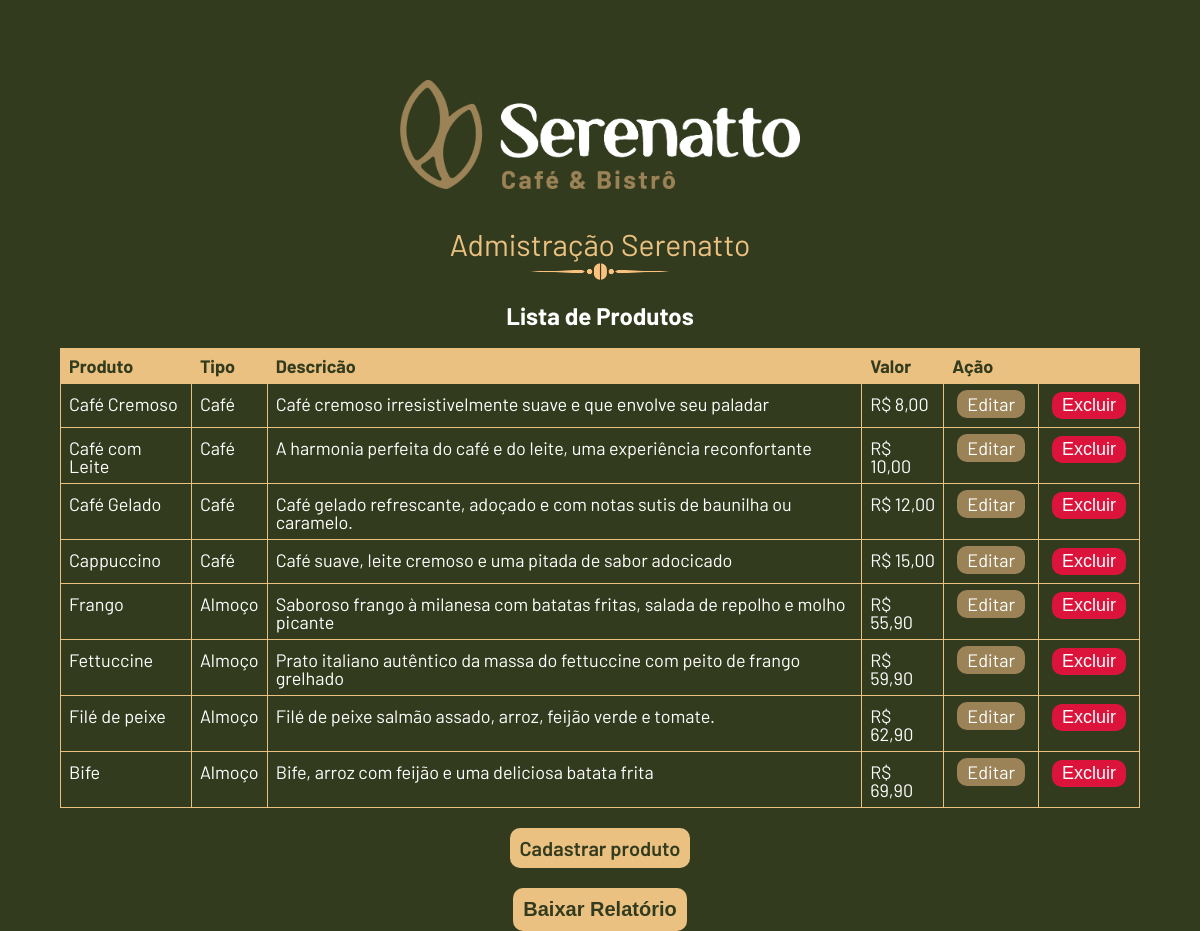
The page /Serenatto/admin.php on the database its author committed.
### tables this page shows
CREATE TABLE `products` (
  `idProduct` int NOT NULL AUTO_INCREMENT,
  `type` varchar(45) NOT NULL,
  `title` varchar(45) NOT NULL,
  `description` varchar(90) NOT NULL,
  `img` varchar(80) NOT NULL,
  `price` decimal(5,2) NOT NULL,
  PRIMARY KEY (`idProduct`)
);

### Serenatto/src/Infrastructure/Repository/ProductRepository.php (called while the page is built, shortened)
<?php
class ProductRepository
{
    private PDO $pdoConnection;
    public function __construct(PDO $pdoConnection)
    {
        $this->pdoConnection = $pdoConnection;
    }
    private function createProductObject(array $productItem): Product
    {
        $product = new Product(
            $productItem['idProduct'],
            $productItem['type'],
            $productItem['title'],
            $productItem['description'],
            $productItem['price'],
            $productItem['img']
        );
        return $product;
    }
    public function getAllProduct(): array
    {
        $sql = "SELECT * FROM products ORDER BY price;";
        $stmt = $this->pdoConnection->prepare($sql);
        $stmt->execute();
        if($stmt){
            $arrProductList = $stmt->fetchAll();
            $arrProdutos = [
                "breakfast" => [],
                "lunch" => []
            ];
            foreach ($arrProductList as $productItem) {
                $product = $this->createProductObject($productItem);
                match ($product->getType()) {
                    'Café' => $arrProdutos['breakfast'][] = $product,
                    'Almoço' => $arrProdutos['lunch'][] = $product
                };
            }
        }
        return $arrProdutos;
    }
}

### Serenatto/src/Domain/Model/Product.php (called while the page is built, shortened)
<?php
class Product
{
    private ?int $idProduct;
    private string $type;
    private string $title;
    private string $description;
    private float $price;
    public function __construct(?int $idProduct, string $type, string $title, string $description, float $price, string $img)
    {
        $this->idProduct = $idProduct;
        $this->type = $type;
        $this->title = $title;
        $this->description = $description;
        $this->price = $price;
    }
    public function getIdProduct(): ?int
    {
        return $this->idProduct;
    }
    public function getType(): string
    {
        return $this->type;
    }
    public function getTitle(): string
    {
        return $this->title;
    }
    public function getDescription(): string
    {
        return $this->description;
    }
    public function getPriceFormat(): string
    {
        return "R$ " . number_format($this->price, 2, ",");
    }
}

### Serenatto/admin.php (the view, shortened to what this page needs)
<?php
$pdo = ConnectionCreator::createConnection();
$productRepository = new ProductRepository($pdo);
$arrProductList = $productRepository->getAllProduct();
?>
<!doctype html>
<html lang="pt-br">
<head>
  <link rel="stylesheet" href="css/reset.css">
  <link rel="stylesheet" href="css/index.css">
  <link rel="stylesheet" href="css/admin.css">
</head>
<body>
<main>
  <section class="container-admin-banner">
    <img src="img/logo-serenatto-horizontal.png" class="logo-admin" alt="logo-serenatto">
    <h1>Admistração Serenatto</h1>
    <img class= "ornaments" src="img/ornaments-coffee.png" alt="ornaments">
  </section>
  <h2>Lista de Produtos</h2>
  <section class="container-table">
    <table>
      <thead>
        <tr>
          <th>Produto</th>
          <th>Tipo</th>
          <th>Descricão</th>
          <th>Valor</th>
          <th colspan="2">Ação</th>
        </tr>
      </thead>
      <tbody>
        <?php foreach (['breakfast', 'lunch'] as $productType) : ?>
          <?php foreach ($arrProductList[$productType] as $productItem): ?>
            <tr>
              <td><?=$productItem->getTitle()?></td>
              <td><?=$productItem->getType()?></td>
              <td><?=$productItem->getDescription()?></td>
              <td><?=$productItem->getPriceFormat()?></td>
              <td><a class="botao-editar" href="editar-produto.php?idProduct=<?=$productItem->getIdProduct()?>">Editar</a></td>
              <td>
                <form action="excluir-produto.php" method="POST">
                  <input type="submit" class="botao-excluir" value="Excluir">
                </form>
              </td>
            </tr>
          <?php endforeach; ?>
        <?php endforeach; ?>
      </tbody>
    </table>
  <a class="botao-cadastrar" href="cadastrar-produto.php">Cadastrar produto</a>
  <form action="gerador-pdf.php" method="post">
    <input type="submit" class="botao-cadastrar" value="Baixar Relatório"/>
  </form>
  </section>
</main>
</body>
</html>

### Serenatto/css/index.css (style rules this page uses)
body { background-color: #333B1E; font-family: 'Barlow', sans-serif; }
main { height: 100vh; }
h2 { text-align: center; font-size: 48px; margin: 20px 0px; color: #FFF; font-weight: bold; }
.ornaments { width: 200px; }

### Serenatto/css/admin.css (style rules this page uses)
.container-admin-banner { display: flex; align-items: center; flex-direction: column; margin: 80px 0px 20px; }
.logo-admin { width: 400px; }
h2 { font-size: 24px; }
.container-table { display: flex; align-items: center; flex-direction: column; }
table { width: 90%; margin: auto 0; }
table, th, td { border: 1px solid #EBC181; }
table th { padding: 11px 0 11px; background-color: #EBC181; color: #333B1E; font-weight: bold; font-size: 18px; text-align: left; padding: 8px; }
table tr { border: 1px solid #ddd; }
table td { color: #FFF; font-size: 18px; padding: 8px; }
.container-admin-banner h1 { margin-top: 40px; font-size: 30px; color: #EBC181; }
table tbody tr td a, .botao-cadastrar, .botao-excluir { padding: 3px 10px; border-radius: 10px; color: #FFFFFF; text-decoration: none; margin: 0 5px; transition: 0.7s; border: none; font-size: 18px; }
.botao-cadastrar { background: #EBC181; color: #333B1E; font-weight: 600; margin-top: 20px; font-size: 20px; border-radius: 10px; padding: 10px 10px; border: none; }
.botao-editar { background: #9B8357; }
.botao-excluir { background: crimson; }

### rows shown on the page
products: title "Café Cremoso", type "Café", description "Café cremoso irresistivelmente suave e que envolve seu paladar", price "R$ 8,00"
products: title "Café com Leite", type "Café", description "A harmonia perfeita do café e do leite, uma experiência reconfortante", price "R$ 10,00"
products: title "Café Gelado", type "Café", description "Café gelado refrescante, adoçado e com notas sutis de baunilha ou caramelo.", price "R$ 12,00"
products: title "Cappuccino", type "Café", description "Café suave, leite cremoso e uma pitada de sabor adocicado", price "R$ 15,00"
products: title "Frango", type "Almoço", description "Saboroso frango à milanesa com batatas fritas, salada de repolho e molho picante", price "R$ 55,90"
products: title "Fettuccine", type "Almoço", description "Prato italiano autêntico da massa do fettuccine com peito de frango grelhado", price "R$ 59,90"
products: title "Filé de peixe", type "Almoço", description "Filé de peixe salmão assado, arroz, feijão verde e tomate.", price "R$ 62,90"
products: title "Bife", type "Almoço", description "Bife, arroz com feijão e uma deliciosa batata frita", price "R$ 69,90"
